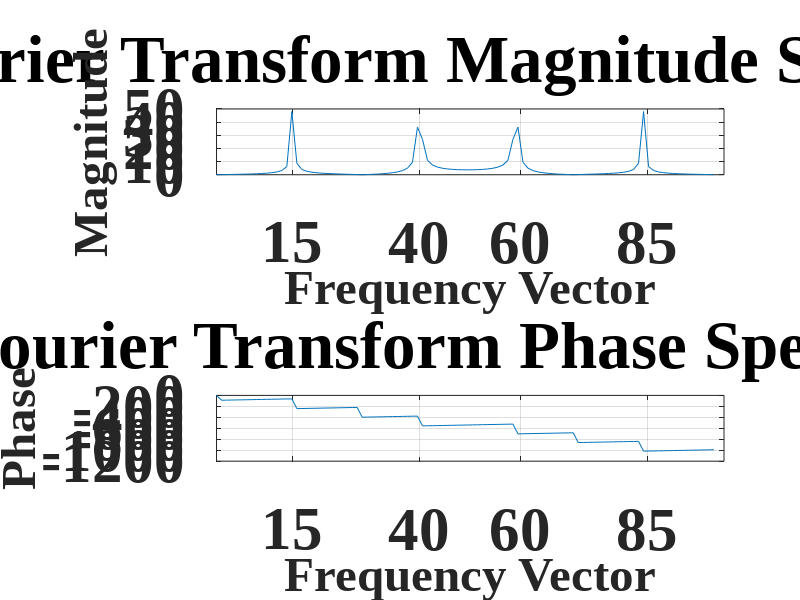
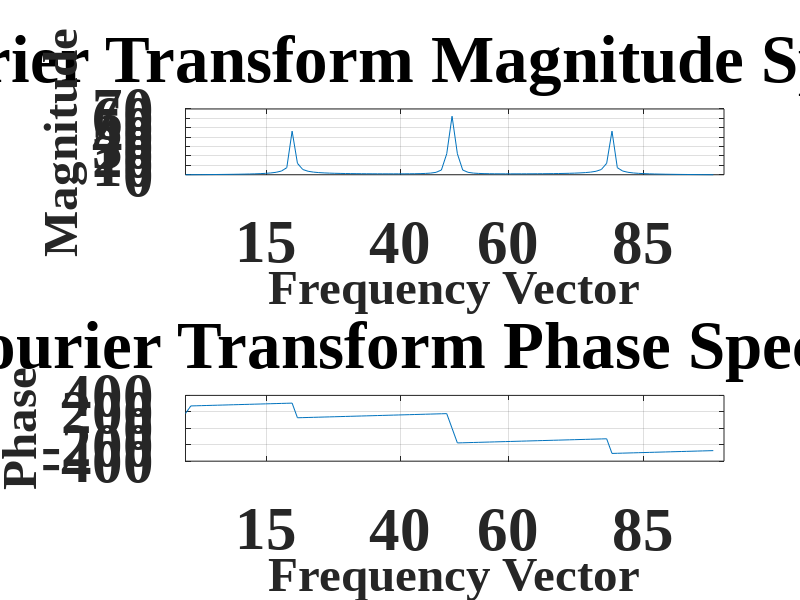
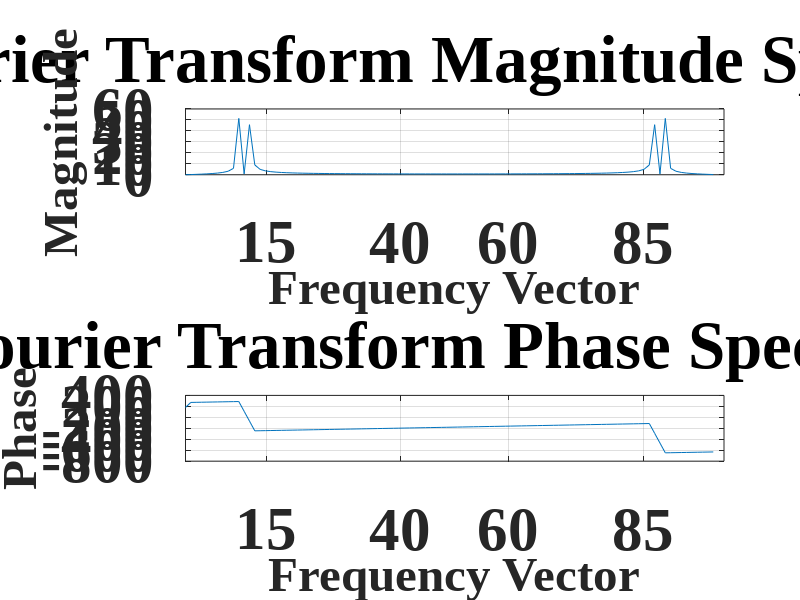

The MATLAB source for these figures, in order:
% 2.1

figure(1);
t = (0:1/99:1);
x = sin(2*pi*15*t) + sin(2*pi*40*t);
y = fft(x);
m = abs(y);
p = unwrap(angle(y));
f = (0:length(y)-1)*99/length(y);
subplot(2, 1, 1);
plot(f,m);
set(gca, 'FontName', 'Times New Roman', 'FontWeight', 'bold', 'FontSize', 44);
set(gca, 'XGrid', 'on');
set(gca, 'YGrid', 'on');
title('Fourier Transform Magnitude Spectrum');
xlabel('Frequency Vector', 'FontSize', 35);
ylabel('Magnitude', 'FontSize', 35);
set(gca,'XTick',[15 40 60 85]);

subplot(2, 1, 2);
plot(f,p*180/pi);
set(gca, 'FontName', 'Times New Roman', 'FontWeight', 'bold', 'FontSize', 44);
set(gca, 'XGrid', 'on');
set(gca, 'YGrid', 'on');
title('Fourier Transform Phase Spectrum');
xlabel('Frequency Vector', 'FontSize', 35);
ylabel('Phase', 'FontSize', 35);
set(gca,'XTick',[15 40 60 85])


% NOTE 3

% === Case 1 ===
figure(2);
t = (0:1/99:1);
x = sin(2*pi*50*t) + sin(2*pi*20*t);
y = fft(x);
m = abs(y);
p = unwrap(angle(y));
f = (0:length(y)-1)*99/length(y);

subplot(2, 1, 1);
plot(f,m);
set(gca, 'FontName', 'Times New Roman', 'FontWeight', 'bold', 'FontSize', 44);
set(gca, 'XGrid', 'on');
set(gca, 'YGrid', 'on');
title('Fourier Transform Magnitude Spectrum');
xlabel('Frequency Vector', 'FontSize', 35);
ylabel('Magnitude', 'FontSize', 35);
set(gca,'XTick',[15 40 60 85]);

subplot(2, 1, 2);
plot(f,p*180/pi);
set(gca, 'FontName', 'Times New Roman', 'FontWeight', 'bold', 'FontSize', 44);
set(gca, 'XGrid', 'on');
set(gca, 'YGrid', 'on');
title('Fourier Transform Phase Spectrum');
xlabel('Frequency Vector', 'FontSize', 35);
ylabel('Phase', 'FontSize', 35);
set(gca,'XTick',[15 40 60 85])

% === Case 2 ===
figure(3);

t = (0:1/99:1);
x = sin(2*pi*10*t) + sin(2*pi*1200*t);
y = fft(x);
m = abs(y);
p = unwrap(angle(y));
f = (0:length(y)-1)*99/length(y);

subplot(2, 1, 1);
plot(f,m);
set(gca, 'FontName', 'Times New Roman', 'FontWeight', 'bold', 'FontSize', 44);
set(gca, 'XGrid', 'on');
set(gca, 'YGrid', 'on');
title('Fourier Transform Magnitude Spectrum');
xlabel('Frequency Vector', 'FontSize', 35);
ylabel('Magnitude', 'FontSize', 35);
set(gca,'XTick',[15 40 60 85]);

subplot(2, 1, 2);
plot(f,p*180/pi);
set(gca, 'FontName', 'Times New Roman', 'FontWeight', 'bold', 'FontSize', 44);
set(gca, 'XGrid', 'on');
set(gca, 'YGrid', 'on');
title('Fourier Transform Phase Spectrum');
xlabel('Frequency Vector', 'FontSize', 35);
ylabel('Phase', 'FontSize', 35);
set(gca,'XTick',[15 40 60 85])
